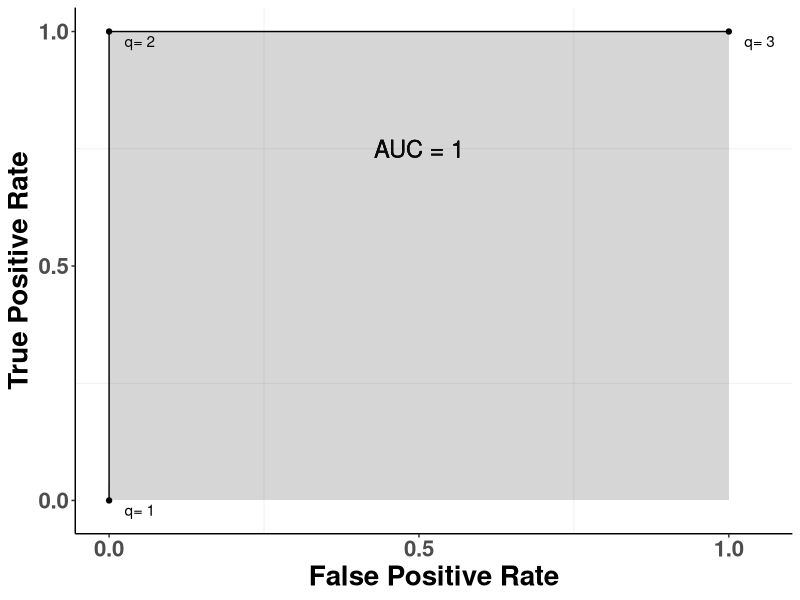

Write the R code that produced this figure.
library(data.table)
library(ggplot2)
library(bayestestR)

dt <- data.table(
  FPR = c(0, 0.5, 1),
  TPR = c(0, 0.5, 1),
  q = 1:3,
  AUC = 0.5
)

dt <- data.table(
  FPR = c(0, 0.3, 1),
  TPR = c(0, 0.9, 1),
  q = 1:3,
  AUC = 0.8
)

dt <- data.table(
  FPR = c(0, 0, 1),
  TPR = c(0, 1, 1),
  q = 1:3,
  AUC = 1
)

area_under_curve(dt$FPR, dt$TPR)

ggplot(dt)+
  geom_point(aes(FPR, TPR))+
  geom_text(aes(FPR, TPR, label = paste("q=", q, sep = ' ')),nudge_y =  -0.02, nudge_x = 0.05)+
  geom_text(aes(0.5 , 0.75, label = paste('AUC =', AUC, sep = ' ')), size = 6)+
  geom_line(aes(FPR, TPR))+
  geom_area(aes(FPR, TPR), alpha = 0.2)+
  xlab("False Positive Rate")+
  ylab("True Positive Rate")+
  scale_x_continuous(breaks=c(0,0.5,1))+
  scale_y_continuous(breaks=c(0,0.5,1))+
  theme_bw()+
  theme(panel.border = element_blank(),
        panel.grid.major = element_blank(),
        axis.line = element_line(colour = "black"),
        text = element_text(size = 20, face = "bold"))
  
  
